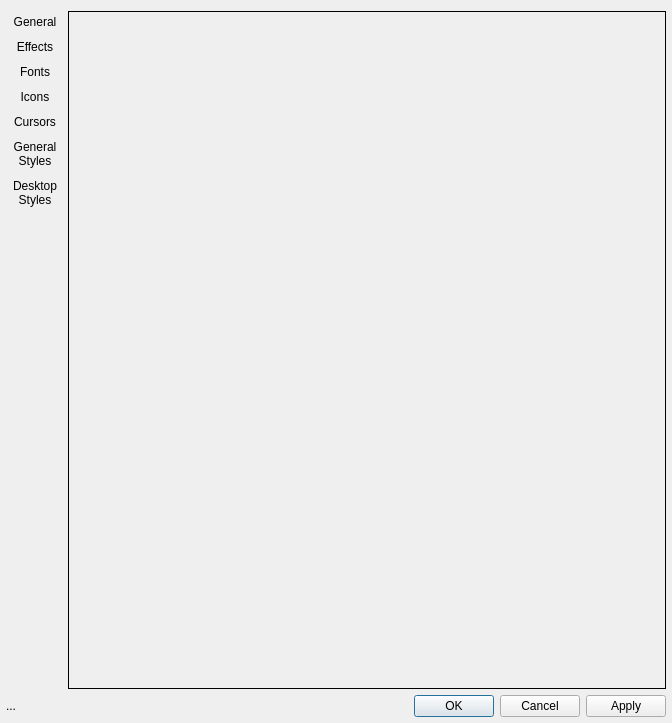
<?xml version="1.0" encoding="UTF-8"?>
<ui version="4.0">
 <class>MainWindow</class>
 <widget class="QWidget" name="MainWindow">
  <property name="geometry">
   <rect>
    <x>0</x>
    <y>0</y>
    <width>672</width>
    <height>723</height>
   </rect>
  </property>
  <property name="windowTitle">
   <string>Qt5 Configuration Tool</string>
  </property>
  <layout class="QVBoxLayout" name="verticalLayout_2">
   <property name="leftMargin">
    <number>6</number>
   </property>
   <property name="rightMargin">
    <number>6</number>
   </property>
   <property name="bottomMargin">
    <number>6</number>
   </property>
   <item>
    <layout class="QHBoxLayout" name="horizontalLayout_2">
     <property name="spacing">
      <number>4</number>
     </property>
     <item>
      <layout class="QVBoxLayout" name="verticalLayout">
       <item>
        <widget class="QToolButton" name="tool_page_general">
         <property name="sizePolicy">
          <sizepolicy hsizetype="Preferred" vsizetype="Preferred">
           <horstretch>0</horstretch>
           <verstretch>0</verstretch>
          </sizepolicy>
         </property>
         <property name="text">
          <string>General</string>
         </property>
         <property name="icon">
          <iconset theme="preferences-desktop-theme">
           <normaloff>.</normaloff>.</iconset>
         </property>
         <property name="iconSize">
          <size>
           <width>32</width>
           <height>32</height>
          </size>
         </property>
         <property name="checkable">
          <bool>true</bool>
         </property>
         <property name="toolButtonStyle">
          <enum>Qt::ToolButtonTextUnderIcon</enum>
         </property>
         <property name="autoRaise">
          <bool>true</bool>
         </property>
        </widget>
       </item>
       <item>
        <widget class="QToolButton" name="tool_page_effects">
         <property name="sizePolicy">
          <sizepolicy hsizetype="Preferred" vsizetype="Preferred">
           <horstretch>0</horstretch>
           <verstretch>0</verstretch>
          </sizepolicy>
         </property>
         <property name="text">
          <string>Effects</string>
         </property>
         <property name="icon">
          <iconset theme="preferences-desktop-display">
           <normaloff>.</normaloff>.</iconset>
         </property>
         <property name="iconSize">
          <size>
           <width>32</width>
           <height>32</height>
          </size>
         </property>
         <property name="checkable">
          <bool>true</bool>
         </property>
         <property name="toolButtonStyle">
          <enum>Qt::ToolButtonTextUnderIcon</enum>
         </property>
         <property name="autoRaise">
          <bool>true</bool>
         </property>
        </widget>
       </item>
       <item>
        <widget class="QToolButton" name="tool_page_fonts">
         <property name="sizePolicy">
          <sizepolicy hsizetype="Preferred" vsizetype="Preferred">
           <horstretch>0</horstretch>
           <verstretch>0</verstretch>
          </sizepolicy>
         </property>
         <property name="text">
          <string>Fonts</string>
         </property>
         <property name="icon">
          <iconset theme="preferences-desktop-font">
           <normaloff>.</normaloff>.</iconset>
         </property>
         <property name="iconSize">
          <size>
           <width>32</width>
           <height>32</height>
          </size>
         </property>
         <property name="checkable">
          <bool>true</bool>
         </property>
         <property name="toolButtonStyle">
          <enum>Qt::ToolButtonTextUnderIcon</enum>
         </property>
         <property name="autoRaise">
          <bool>true</bool>
         </property>
        </widget>
       </item>
       <item>
        <widget class="QToolButton" name="tool_page_icons">
         <property name="sizePolicy">
          <sizepolicy hsizetype="Preferred" vsizetype="Preferred">
           <horstretch>0</horstretch>
           <verstretch>0</verstretch>
          </sizepolicy>
         </property>
         <property name="text">
          <string>Icons</string>
         </property>
         <property name="icon">
          <iconset theme="preferences-desktop-icons">
           <normaloff>.</normaloff>.</iconset>
         </property>
         <property name="iconSize">
          <size>
           <width>32</width>
           <height>32</height>
          </size>
         </property>
         <property name="checkable">
          <bool>true</bool>
         </property>
         <property name="toolButtonStyle">
          <enum>Qt::ToolButtonTextUnderIcon</enum>
         </property>
         <property name="autoRaise">
          <bool>true</bool>
         </property>
        </widget>
       </item>
       <item>
        <widget class="QToolButton" name="tool_page_cursors">
         <property name="sizePolicy">
          <sizepolicy hsizetype="Preferred" vsizetype="Preferred">
           <horstretch>0</horstretch>
           <verstretch>0</verstretch>
          </sizepolicy>
         </property>
         <property name="text">
          <string>Cursors</string>
         </property>
         <property name="icon">
          <iconset theme="preferences-desktop-mouse">
           <normaloff>.</normaloff>.</iconset>
         </property>
         <property name="iconSize">
          <size>
           <width>32</width>
           <height>32</height>
          </size>
         </property>
         <property name="checkable">
          <bool>true</bool>
         </property>
         <property name="toolButtonStyle">
          <enum>Qt::ToolButtonTextUnderIcon</enum>
         </property>
         <property name="autoRaise">
          <bool>true</bool>
         </property>
        </widget>
       </item>
       <item>
        <widget class="QToolButton" name="tool_page_styles">
         <property name="sizePolicy">
          <sizepolicy hsizetype="Preferred" vsizetype="Preferred">
           <horstretch>0</horstretch>
           <verstretch>0</verstretch>
          </sizepolicy>
         </property>
         <property name="text">
          <string>General
Styles</string>
         </property>
         <property name="icon">
          <iconset theme="preferences-system-windows">
           <normaloff>.</normaloff>.</iconset>
         </property>
         <property name="iconSize">
          <size>
           <width>32</width>
           <height>32</height>
          </size>
         </property>
         <property name="checkable">
          <bool>true</bool>
         </property>
         <property name="toolButtonStyle">
          <enum>Qt::ToolButtonTextUnderIcon</enum>
         </property>
         <property name="autoRaise">
          <bool>true</bool>
         </property>
        </widget>
       </item>
       <item>
        <widget class="QToolButton" name="tool_page_deskstyles">
         <property name="sizePolicy">
          <sizepolicy hsizetype="Preferred" vsizetype="Preferred">
           <horstretch>0</horstretch>
           <verstretch>0</verstretch>
          </sizepolicy>
         </property>
         <property name="text">
          <string>Desktop
Styles</string>
         </property>
         <property name="icon">
          <iconset theme="preferences-desktop">
           <normaloff>.</normaloff>.</iconset>
         </property>
         <property name="iconSize">
          <size>
           <width>32</width>
           <height>32</height>
          </size>
         </property>
         <property name="checkable">
          <bool>true</bool>
         </property>
         <property name="toolButtonStyle">
          <enum>Qt::ToolButtonTextUnderIcon</enum>
         </property>
         <property name="autoRaise">
          <bool>true</bool>
         </property>
        </widget>
       </item>
       <item>
        <spacer name="verticalSpacer">
         <property name="orientation">
          <enum>Qt::Vertical</enum>
         </property>
         <property name="sizeHint" stdset="0">
          <size>
           <width>20</width>
           <height>40</height>
          </size>
         </property>
        </spacer>
       </item>
      </layout>
     </item>
     <item>
      <widget class="QStackedWidget" name="stackedWidget">
       <property name="frameShape">
        <enum>QFrame::Box</enum>
       </property>
       <widget class="QWidget" name="page"/>
      </widget>
     </item>
    </layout>
   </item>
   <item>
    <layout class="QHBoxLayout" name="horizontalLayout">
     <item>
      <widget class="QLabel" name="versionLabel">
       <property name="text">
        <string notr="true">...</string>
       </property>
      </widget>
     </item>
     <item>
      <widget class="QDialogButtonBox" name="buttonBox">
       <property name="standardButtons">
        <set>QDialogButtonBox::Apply|QDialogButtonBox::Cancel|QDialogButtonBox::Ok</set>
       </property>
      </widget>
     </item>
    </layout>
   </item>
  </layout>
 </widget>
 <resources/>
 <connections/>
</ui>
